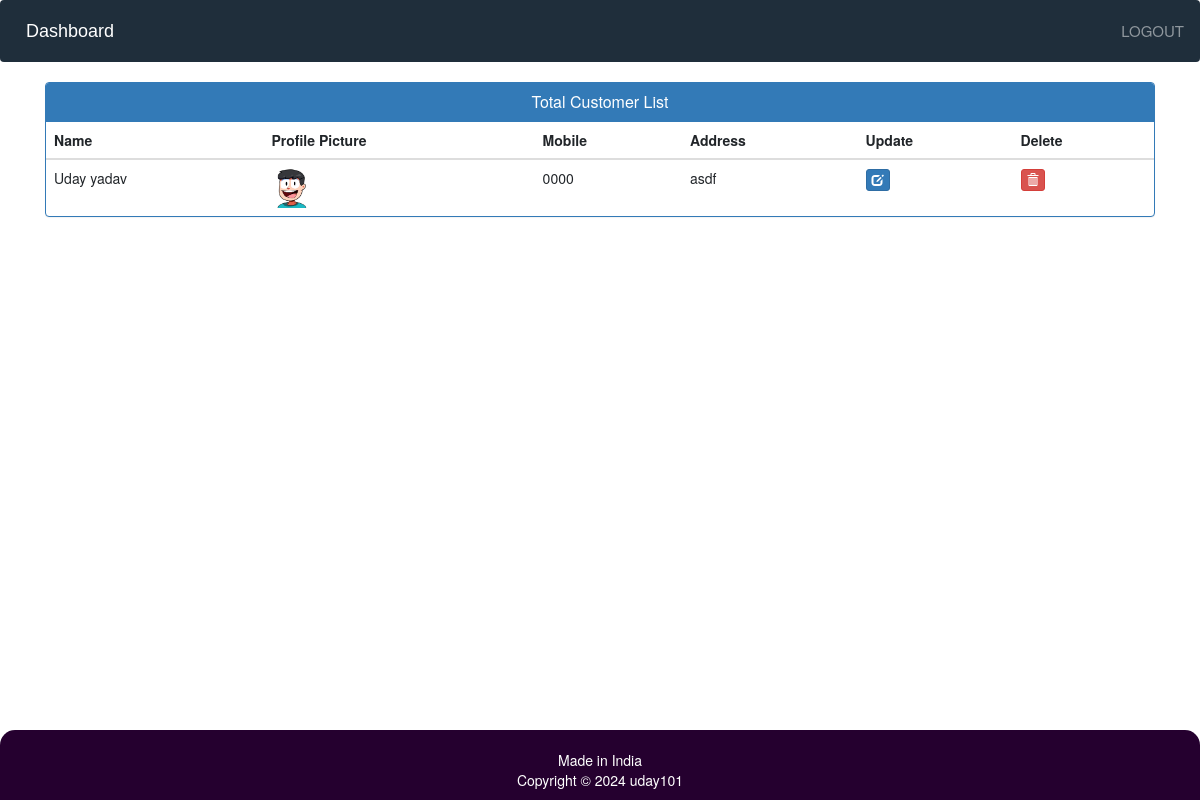
The app's page /view-customer (signed in) with its own data.
### ecom/models.py (models this page shows, shortened)
class Customer(models.Model):
    user=models.OneToOneField(User,on_delete=models.CASCADE)
    profile_pic= models.ImageField(upload_to='profile_pic/CustomerProfilePic/',null=True,blank=True)
    address = models.CharField(max_length=40)
    mobile = models.CharField(max_length=20,null=False)
    @property
    def get_name(self):
        return self.user.first_name+" "+self.user.last_name

### ecom/views.py (the view)
# urls.py: path('view-customer', views.view_customer_view,name='view-customer'),
@login_required(login_url='adminlogin')
def view_customer_view(request):
    customers=models.Customer.objects.all()
    return render(request,'ecom/view_customer.html',{'customers':customers})

### templates/ecom/view_customer.html (shortened to what this page needs)
{% extends 'ecom/admin_base.html' %}
{% load static %}
{% block content %}
<head>
  <link href="//netdna.bootstrapcdn.com/bootstrap/3.0.0/css/bootstrap.min.css" rel="stylesheet" id="bootstrap-css">
<link rel="stylesheet" href="{% static 'style.css' %}">
</head>
<div class="container">
  <div class="panel panel-primary">
    <div class="panel-heading">
      <h6 class="panel-title">Total Customer List</h6>
    </div>
    <table class="table table-hover" id="dev-table">
      <thead>
        <tr>
          <th>Name</th>
          <th>Profile Picture</th>
          <th>Mobile</th>
          <th>Address</th>
          <th>Update</th>
          <th>Delete</th>
        </tr>
      </thead>
      {% for c in customers %}
      <tr>
        <td> {{c.get_name}}</td>
        <td> <img src="{% static c.profile_pic.url %}" alt="Profile Pic" height="40px" width="40px" /></td>
        <td>{{c.mobile}}</td>
        <td>{{c.address}}</td>
        <td><a class="btn btn-primary btn-xs" href="{% url 'update-customer' c.id  %}"><span class="glyphicon glyphicon-edit"></span></a></td>
        <td><a class="btn btn-danger btn-xs" href="{% url 'delete-customer' c.id  %}"><span class="glyphicon glyphicon-trash"></span></a></td>
      </tr>
      {% endfor %}
    </table>
  </div>
</div>
{% endblock content %}

### templates/ecom/admin_base.html (style rules this page uses)
.container { padding: 0px; }

### templates/ecom/view_customer.html (style rules this page uses)
a:link { text-decoration: none; }
h6 { text-align: center; }

### records on screen
Customer: get_name "Uday yadav", profile_pic (picture), mobile "0000", address "asdf"
